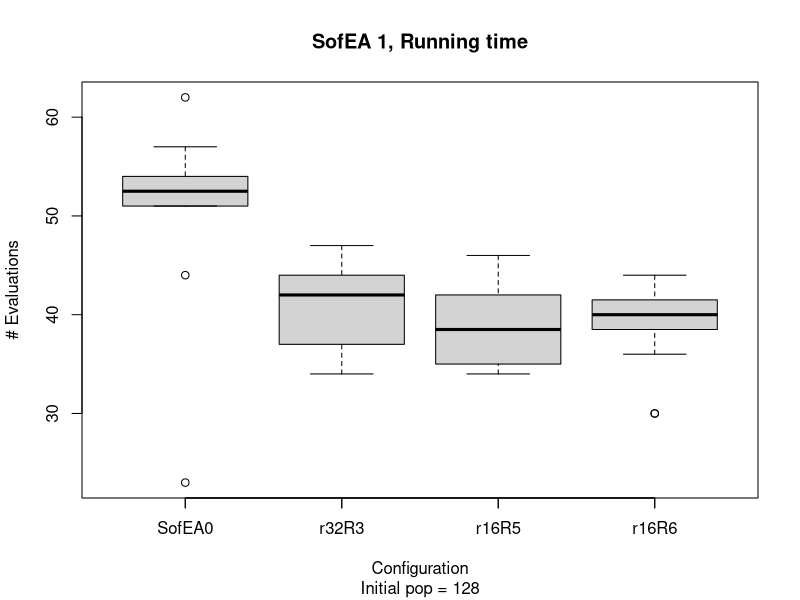

R code for this plot:
times.ip128.r32.R3 <- read.table('times-R-ip128-r32-R3.dat')
times.ip128.r16.R5 <- read.table('times-R-ip128-r16-R5.dat')
times.ip128.r16.R6 <- read.table('times-R-ip128-r16-R6.dat')
times.base <- read.table('../GECCO/time-ip128-e16-r64.dat')
boxplot( times.base$V1,
         times.ip128.r32.R3$V1, 
        times.ip128.r16.R5$V1, times.ip128.r16.R6$V1,
        main='SofEA 1, Running time',  sub='Initial pop = 128',
        xlab='Configuration',
        ylab='# Evaluations' )
axis(1,at=c(1:4),labels =c('SofEA0', 'r32R3', 'r16R5', 'r16R6' ))
